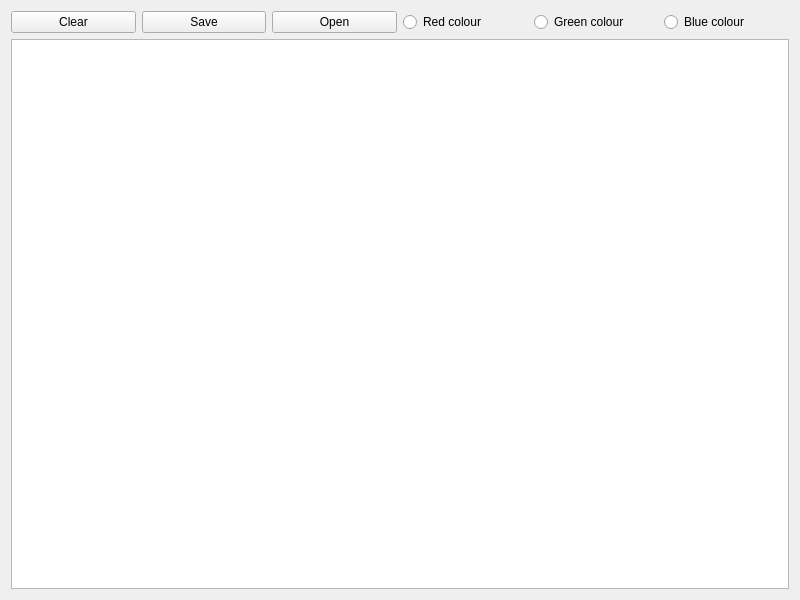
<?xml version="1.0" encoding="UTF-8"?>
<ui version="4.0">
 <class>Paint</class>
 <widget class="QWidget" name="Paint">
  <property name="enabled">
   <bool>true</bool>
  </property>
  <property name="geometry">
   <rect>
    <x>0</x>
    <y>0</y>
    <width>800</width>
    <height>600</height>
   </rect>
  </property>
  <property name="windowTitle">
   <string>Paint</string>
  </property>
  <layout class="QGridLayout" name="gridLayout">
   <item row="1" column="0" colspan="6">
    <widget class="QGraphicsView" name="graphicsView"/>
   </item>
   <item row="0" column="0">
    <widget class="QPushButton" name="pushButton_3">
     <property name="text">
      <string>Clear</string>
     </property>
    </widget>
   </item>
   <item row="0" column="1">
    <widget class="QPushButton" name="pushButton">
     <property name="text">
      <string>Save</string>
     </property>
    </widget>
   </item>
   <item row="0" column="2">
    <widget class="QPushButton" name="pushButton_2">
     <property name="text">
      <string>Open</string>
     </property>
    </widget>
   </item>
   <item row="0" column="3">
    <widget class="QRadioButton" name="radioButton">
     <property name="text">
      <string>Red colour</string>
     </property>
    </widget>
   </item>
   <item row="0" column="4">
    <widget class="QRadioButton" name="radioButton_2">
     <property name="text">
      <string>Green colour</string>
     </property>
    </widget>
   </item>
   <item row="0" column="5">
    <widget class="QRadioButton" name="radioButton_3">
     <property name="text">
      <string>Blue colour</string>
     </property>
    </widget>
   </item>
  </layout>
 </widget>
 <resources/>
 <connections/>
</ui>
